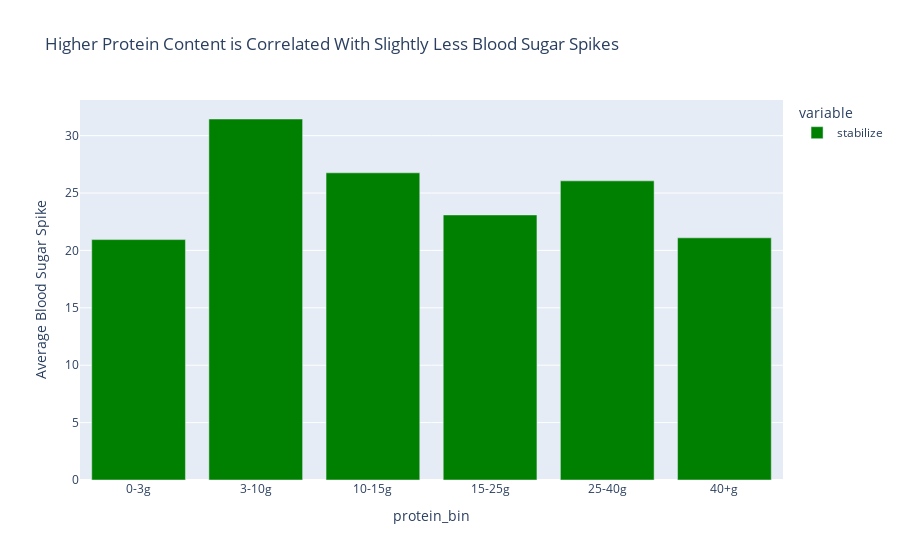

Source (notebook cell):
### Code cell
protein_bins = [0, 3, 10, 15, 25, 40, float('inf')]
protein_labels = ['0-3g', '3-10g', '10-15g', '15-25g', '25-40g', '40+g']

glucose_spikes['protein_bin'] = pd.cut(glucose_spikes['protein'], 
                                       bins=protein_bins, 
                                       labels=protein_labels,
                                       right=False)

px.bar(glucose_spikes.groupby('protein_bin')['stabilize'].mean(),
       labels={'value': 'Average Blood Sugar Spike', 'index': 'Protein Bin'},
       title='Higher Protein Content is Correlated With Slightly Less Blood Sugar Spikes',
       color_discrete_sequence=['green'])

### Figure 1 — Plotly figure (JSON) as saved in the notebook; plotly's stock layout.template omitted (floating-point values rounded to 4 significant figures)
{"data": [{"hovertemplate": "variable=stabilize<br>protein_bin=%{x}<br>Average Blood Sugar Spike=%{y}<extra></extra>", "legendgroup": "stabilize", "marker": {"color": "green", "pattern": {"shape": ""}}, "name": "stabilize", "orientation": "v", "showlegend": true, "textposition": "auto", "type": "bar", "x": ["0-3g", "3-10g", "10-15g", "15-25g", "25-40g", "40+g"], "xaxis": "x", "y": [20.94, 31.45, 26.76, 23.09, 26.06, 21.1], "yaxis": "y"}], "layout": {"barmode": "relative", "legend": {"title": {"text": "variable"}, "tracegroupgap": 0}, "title": {"text": "Higher Protein Content is Correlated With Slightly Less Blood Sugar Spikes"}, "xaxis": {"anchor": "y", "domain": [0, 1], "title": {"text": "protein_bin"}}, "yaxis": {"anchor": "x", "domain": [0, 1], "title": {"text": "Average Blood Sugar Spike"}}}}
